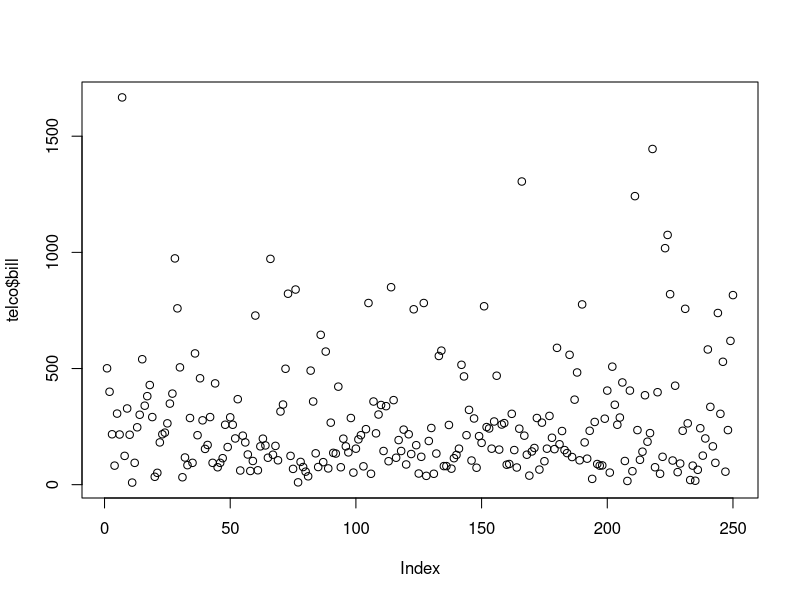
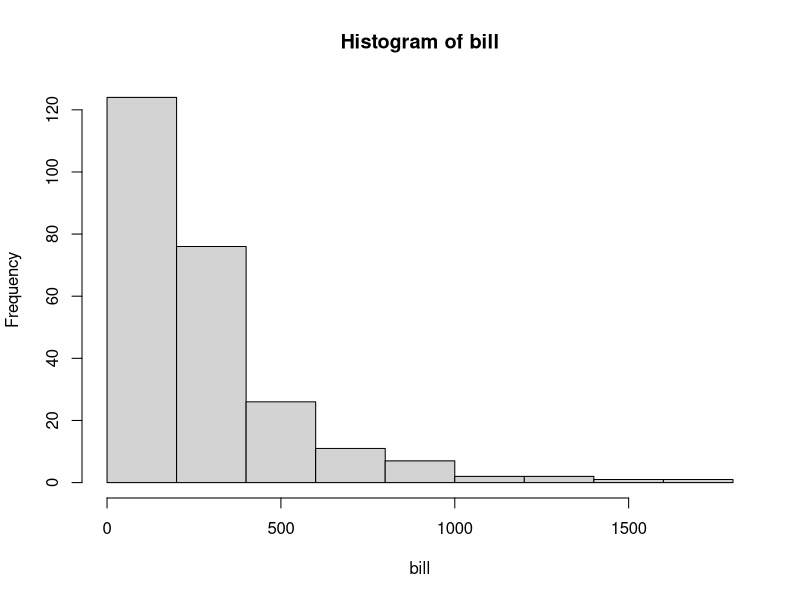
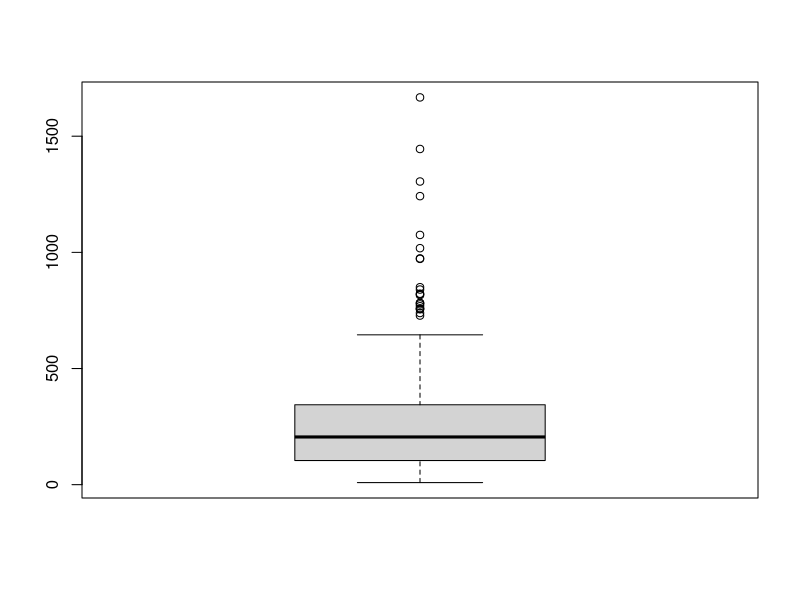
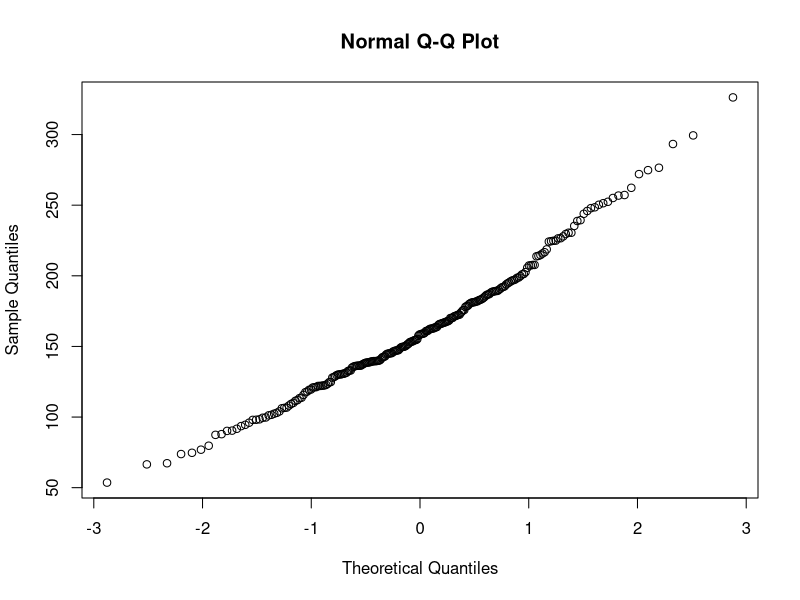
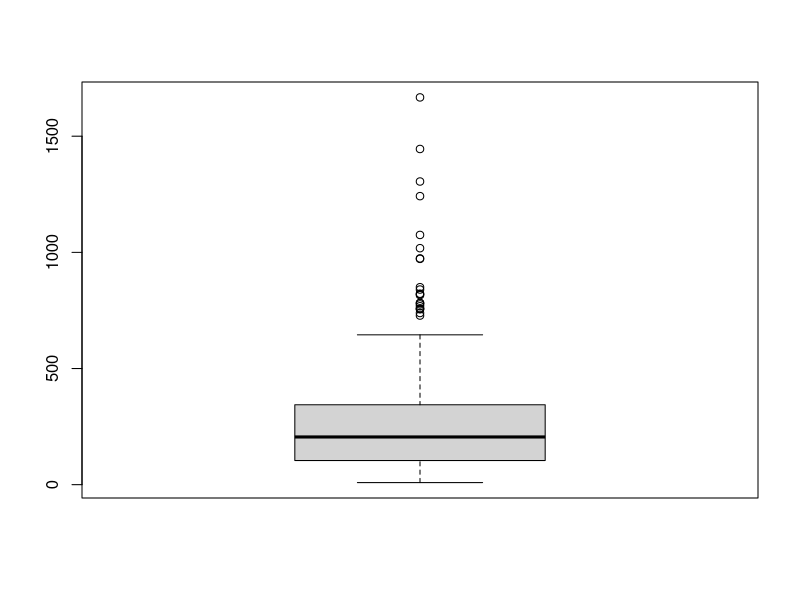
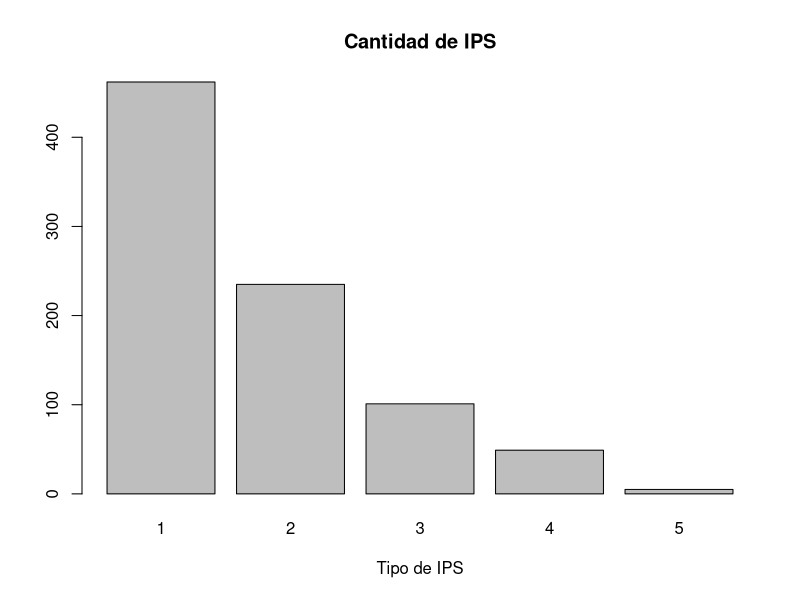
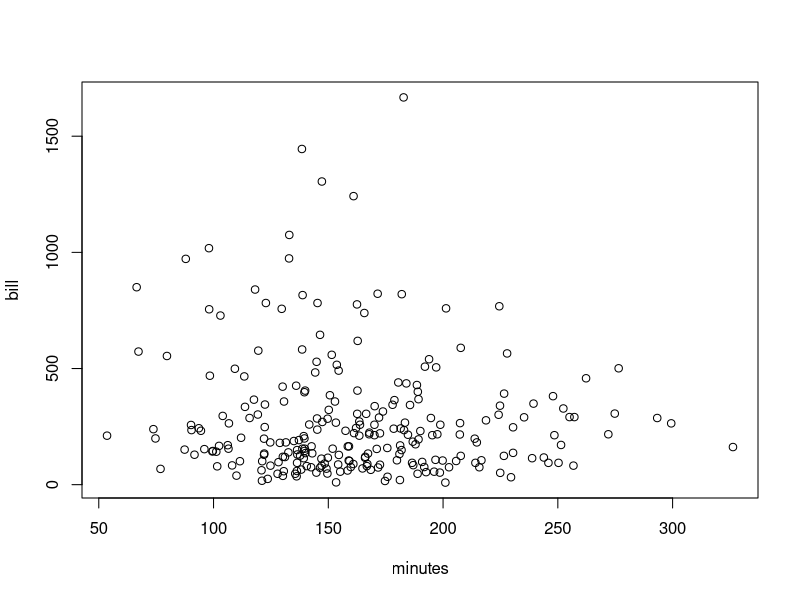
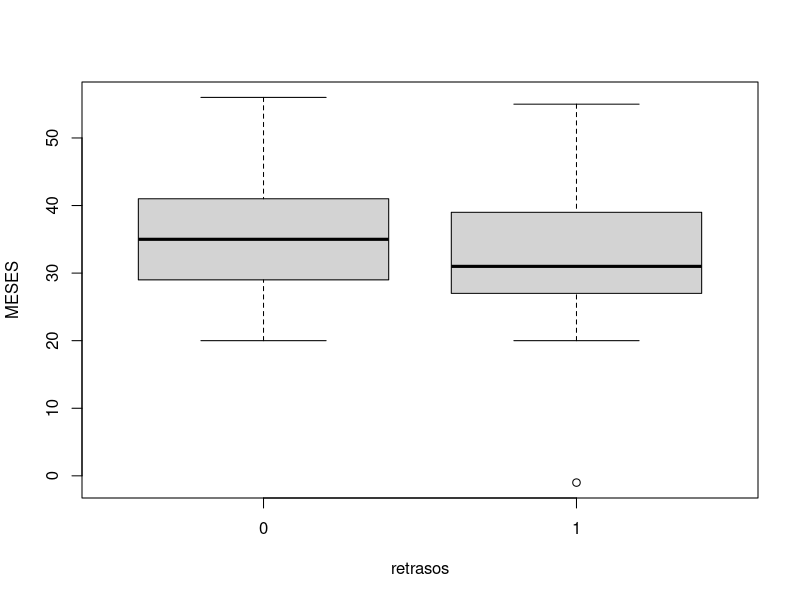

Here is the R script that generated these plots, in order:
## Lectura del archivo cartera 
## Revisar que el archivo cartera se encuentre en documentos, 
## o la ruta en donde se encuentra direccionado R

getwd()

## Copiar los archivos descargados en la ruta que surge de correr el 
## comando anterior


cartera<-read.csv("cartera.csv", header=TRUE, sep=";", dec=",")

## Instalación de paquetes
install.packages("readxl")
paquetes<-c("psych","e1071")
install.packages(paquetes)

## Carga de paquetes
library(readxl)

## Lectura del archivo en excel
telco<-read_excel("services2.xls")

## visualización de la parte superior del archivo
head(telco)

## Revisar la estructura del objeto que se tiene y los diferentes 
## tipos de datos mediante el comando str
str(cartera)

## Revisar el tipo de dato de una variable en particular
## mediante el comando class
class(cartera$yearsadress)
class(cartera$retrasos)

## Cambio en el tipo de dato de las variables "yearadress" y "retrasos"
## mediante los comandos as.numeric() y as.factor()
cartera$yearsadress<-as.numeric(cartera$yearsadress)
cartera$retrasos<-as.factor(cartera$retrasos)

#######

## Resumen general de las variables del objeto telco
summary(telco)

## grafico de la variable bill
plot(telco$bill)

## Hacer que R entienda el nombre de las variables de un data frame
## como si fueran objetos separados
attach(telco)

####### Medidas de Tendencia Central

## cálculo del promedio de la variable bill que pertenece al data frame
## telco
mean(bill)

## cálculo de la mediana de la variable bill que pertenece al data frame
## telco
median(bill)

## cálculo del promedio recortado de la variable bill que pertenece 
##al data frame telco  
mean(bill, trim=0.2)

####### Medidas de dispersión

## Cálculo del rango 
range(bill)
## Cálculo de la varianza 
var(bill)
## Cálculo de la desviación estándar 
sd(bill)
## Cálculo del rango intercuartílico
IQR(bill)
## Cálculo del MAD
mad(bill)


## Coeficiente de variación específico para la variable bill
cv=(100*sd(bill))/mean(bill)
cv

## función del coeficiente de variación
CV <- function(var){(sd(var)/mean(var))*100}
CV(bill)


## Realiza el cálculo del CV para cada columna del data frame telco
apply(telco,2,CV)

### Carga del paquete psych
library(psych)
## Uso de la función describe que realiza múltiples descriptivos
describe(telco)

## Revisión del objeto que crea la función describe
telcostat<-describe(telco)
str(telco)

### Adición del CV a los descriptivos previos
cvs<-apply(telco,2,CV)
telcostat2<-cbind(telcostat,cvs)
## Cálculo de la media geometrica de los CV
geometric.mean(telcostat2$cvs)


########

### Revisión de los cuantiles de la variable bill
quantile(bill)
quantile(bill, c(.10,.45,.90))

## Cálculo de los cuantiles para las columnas del data frame telco
cuantiles<-apply(telco,2,quantile)
cuantiles

####### Gráficos univariados

### Histograma
hist(bill)
### Boxplot
boxplot(bill)
### QQ norm
qqnorm(minutes)


## Revisión de la estructura de los datos de gráficos
boxguarda<-boxplot(bill)
str(boxguarda)

## Extracción de los datos atípicos
boxguarda$out

### Descripción de las variables categóricas
table(cartera$tipoips)

### gráfica de la tabla de contingencia
tabla1<-table(cartera$tipoips)
barplot(tabla1, main="Cantidad de IPS", xlab="Tipo de IPS")

### Cálculo de proporción de las frecuencias de la tabla 
prop.table(tabla1)

####### Cruces básicos de variables

plot(minutes, bill)

### boxplot dividido por una variable categórica
boxplot(MESES~retrasos, data=cartera)

###### Cruce de variables categóricas
table(cartera$tipoips, cartera$retrasos)

## Dejar de usar las variables del data frame telco
detach(telco)

## Usar los nombres de las variables del data frame cartera como objetos
attach(cartera)

## Carga de la librería gmodels
install.packages("gmodels")
library("gmodels")
### Una mejor creación de tablas cruzadas
CrossTable(tipoips, retrasos)

######
install.packages("vcd")
library("vcd")

## Gráfico de mosaico para tablas cruzadas
mosaic(~tipoips + retrasos,data=cartera, 
       legend=TRUE, shade=TRUE)
